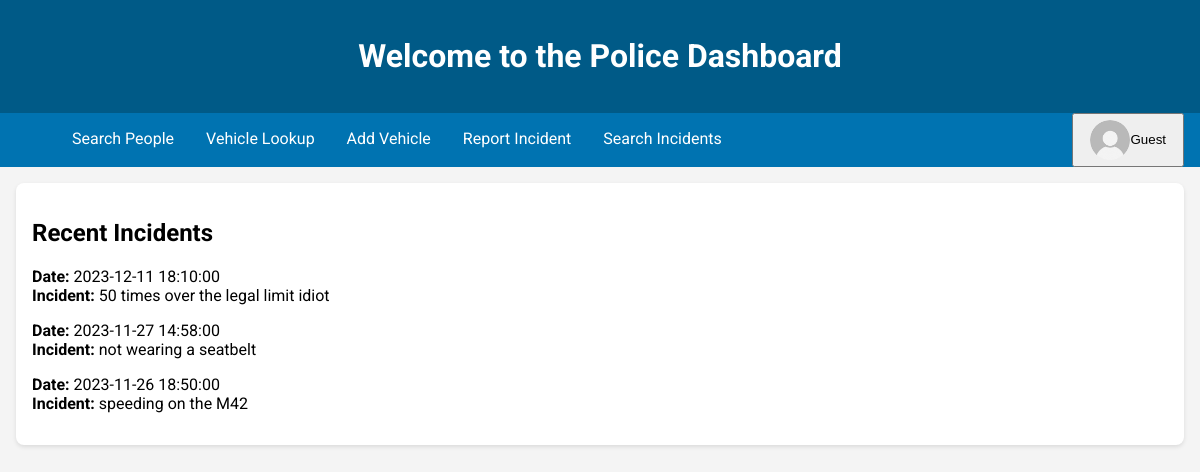
/coursework2/dashboard.php, run on the app's committed database.
### tables this page shows
CREATE TABLE `Incident` (
  `Incident_ID` int(11) NOT NULL,
  `Vehicle_ID` int(11) DEFAULT NULL,
  `People_ID` int(11) DEFAULT NULL,
  `Incident_Date` datetime NOT NULL,
  `Incident_Report` varchar(500) NOT NULL,
  `Offence_ID` int(11) DEFAULT NULL
);

### coursework2/dashboard.php (the view, shortened to what this page needs)
<?php
    include 'db_connect.php';
    $username = isset($_SESSION["username"]) ? $_SESSION["username"] : "Guest";
    $sql = "SELECT * FROM Incident ORDER BY Incident_Date DESC LIMIT 3";
    $result = $conn -> query($sql);
    $incidents = [];
    if ($result -> num_rows > 0)
    {
        while ($row = $result -> fetch_assoc())
        {
            $incidents[] = $row;
        }
    }
?>
<!DOCTYPE html>
<html>
    <head>
    </head>
    <body>
        <header>
            <h1>Welcome to the Police Dashboard</h1>
        </header>
        <div class="navbar">
            <nav>
                <ul>
                    <li><a href="search_people.php">Search People</a></li>
                    <li><a href="vehicle_lookup.php">Vehicle Lookup</a></li>
                    <li><a href="add_vehicle.php">Add Vehicle</a></li>
                    <li><a href="report_incident.php">Report Incident</a></li>
                    <li><a href="search_incident.php">Search Incidents</a></li>
                </ul>
            </nav>
            <div class="dropdown">
                <button class="dropbtn">
                    <img src="profilepic.png" alt="Profile Picture" style="height: 40px; width: 40px;">
                    <span><?php echo $username; ?></span>
                </button>
            </div>
        </div>
        <main>
            <section class="card">
                <h2>Recent Incidents</h2>
                <?php foreach ($incidents as $incident): ?>
                    <p>
                        <strong>Date:</strong> <?php echo $incident["Incident_Date"]; ?><br>
                        <strong>Incident:</strong> <?php echo $incident["Incident_Report"]; ?>
                    </p>
                <?php endforeach; ?>
            </section>
        </main>
    </body>
</html>

### coursework2/dashboard.php (style rules this page uses)
body { font-family: "Roboto", sans-serif; margin: 0; padding: 0; background: #f4f4f4; }
header { background: #005a87; color: #fff; padding: 1rem 0; text-align: center; }
.navbar { display: flex; justify-content: flex-end; background-color: #0073b1; padding: 0 1rem; }
.navbar a { color: #fff; padding: 1rem; text-decoration: none; }
.navbar img { border-radius: 50%; margin-right: 0.5rem; }
nav { display: flex; justify-content: center; }
nav ul { display: flex; justify-content: space-between; width: 100%; max-width: 800px; list-style: none; }
nav ul li { text-align: center; }
main { padding: 1rem; }
.card { background: #fff; border-radius: 8px; padding: 1rem; margin-bottom: 1rem; box-shadow: 0 2px 4px rgba(0, 0, 0, 0.1); }
.dropdown { margin-left: auto; float: right; position: relative; display: inline-block; }
.dropbtn { display: flex; align-items: center; color: black; text-align: center; padding: 5px 16px; text-decoration: none; }
.dropbtn img, .dropbtn .username { margin: 0; padding: 0; vertical-align: middle; }

### data on the page
incident: Incident_Date "2023-12-11 18:10:00", Incident_Report "50 times over the legal limit idiot"
incident: Incident_Date "2023-11-27 14:58:00", Incident_Report "not wearing a seatbelt"
incident: Incident_Date "2023-11-26 18:50:00", Incident_Report "speeding on the M42"

### other printed values
$username "Guest"
